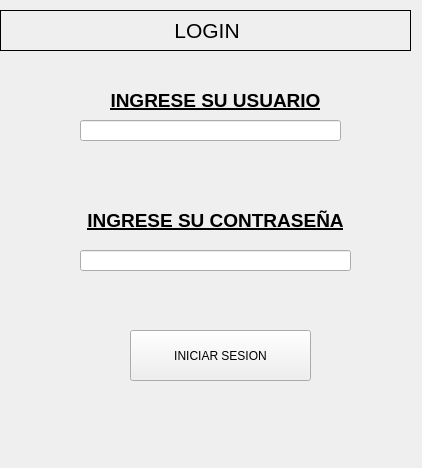
<?xml version="1.0" encoding="UTF-8"?>
<ui version="4.0">
 <class>LoginVentana</class>
 <widget class="QWidget" name="LoginVentana">
  <property name="geometry">
   <rect>
    <x>0</x>
    <y>0</y>
    <width>422</width>
    <height>468</height>
   </rect>
  </property>
  <property name="windowTitle">
   <string>Login</string>
  </property>
  <widget class="QLabel" name="label">
   <property name="geometry">
    <rect>
     <x>90</x>
     <y>60</y>
     <width>251</width>
     <height>81</height>
    </rect>
   </property>
   <property name="text">
    <string>&lt;html&gt;&lt;head/&gt;&lt;body&gt;&lt;p align=&quot;center&quot;&gt;&lt;span style=&quot; font-size:14pt; font-weight:600; text-decoration: underline;&quot;&gt;INGRESE SU USUARIO&lt;/span&gt;&lt;/p&gt;&lt;/body&gt;&lt;/html&gt;</string>
   </property>
  </widget>
  <widget class="QLabel" name="label_3">
   <property name="geometry">
    <rect>
     <x>0</x>
     <y>10</y>
     <width>411</width>
     <height>41</height>
    </rect>
   </property>
   <property name="frameShape">
    <enum>QFrame::Box</enum>
   </property>
   <property name="text">
    <string>&lt;html&gt;&lt;head/&gt;&lt;body&gt;&lt;p align=&quot;center&quot;&gt;&lt;span style=&quot; font-size:16pt;&quot;&gt;LOGIN&lt;/span&gt;&lt;/p&gt;&lt;/body&gt;&lt;/html&gt;</string>
   </property>
  </widget>
  <widget class="QLabel" name="label_2">
   <property name="geometry">
    <rect>
     <x>80</x>
     <y>180</y>
     <width>271</width>
     <height>81</height>
    </rect>
   </property>
   <property name="text">
    <string>&lt;html&gt;&lt;head/&gt;&lt;body&gt;&lt;p align=&quot;center&quot;&gt;&lt;span style=&quot; font-size:14pt; font-weight:600; text-decoration: underline;&quot;&gt;INGRESE SU CONTRASEÑA&lt;/span&gt;&lt;/p&gt;&lt;/body&gt;&lt;/html&gt;</string>
   </property>
  </widget>
  <widget class="QLineEdit" name="UsuarioLine">
   <property name="geometry">
    <rect>
     <x>80</x>
     <y>120</y>
     <width>261</width>
     <height>21</height>
    </rect>
   </property>
  </widget>
  <widget class="QLineEdit" name="PasswordLine">
   <property name="geometry">
    <rect>
     <x>80</x>
     <y>250</y>
     <width>271</width>
     <height>21</height>
    </rect>
   </property>
   <property name="text">
    <string/>
   </property>
   <property name="echoMode">
    <enum>QLineEdit::Password</enum>
   </property>
  </widget>
  <widget class="QPushButton" name="Login">
   <property name="geometry">
    <rect>
     <x>130</x>
     <y>330</y>
     <width>181</width>
     <height>51</height>
    </rect>
   </property>
   <property name="cursor">
    <cursorShape>PointingHandCursor</cursorShape>
   </property>
   <property name="styleSheet">
    <string notr="true">
QPushButton:hover
{
	border-style: solid;
   	background-color:#bbdefb;

}

QPushButton:pressed
{
	 	background-color:#0069c0;
}
</string>
   </property>
   <property name="text">
    <string>INICIAR SESION</string>
   </property>
   <property name="icon">
    <iconset>
     <normaloff>../assets/login.png</normaloff>../assets/login.png</iconset>
   </property>
   <property name="iconSize">
    <size>
     <width>25</width>
     <height>25</height>
    </size>
   </property>
  </widget>
 </widget>
 <resources/>
 <connections/>
</ui>
